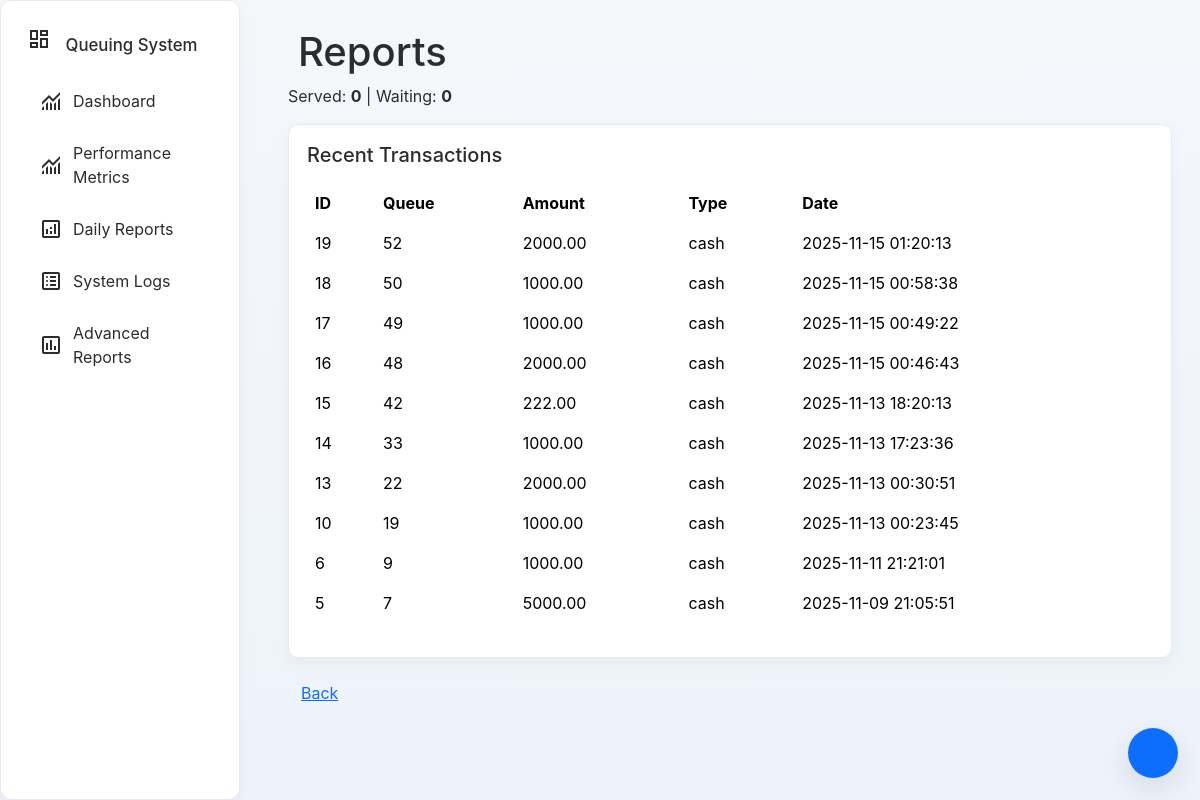
The app's page /staff-management/cashier/reports.php (signed in) with its own data.
### tables this page shows
CREATE TABLE `transactions` (
  `transaction_id` int(11) NOT NULL,
  `queue_id` int(11) NOT NULL,
  `amount` decimal(10,2) NOT NULL,
  `payment_type` enum('cash','card','digital') NOT NULL,
  `date_paid` datetime DEFAULT current_timestamp(),
  `cashier_id` int(11) NOT NULL,
  `status` enum('completed','voided') NOT NULL DEFAULT 'completed'
);

### api/staff-api/cashier/reports-b.php (called while the page is built, shortened)
<?php
require_once __DIR__ . "/../../db/config.php";
$transactions = $conn->query("
    SELECT * FROM transactions
    ORDER BY date_paid DESC
    LIMIT 10
")->fetchAll(PDO::FETCH_ASSOC);
$servedCount = $conn->query("
    SELECT COUNT(*) as count FROM queue
    WHERE status = 'served' AND DATE(time_in) = CURDATE()
")->fetch(PDO::FETCH_ASSOC)['count'];
$waitingCount = $conn->query("
    SELECT COUNT(*) as count FROM queue
    WHERE status = 'waiting' AND DATE(time_in) = CURDATE()
")->fetch(PDO::FETCH_ASSOC)['count'];
?>

### staff-management/cashier/reports.php (the view, shortened to what this page needs)
<?php
require_once "../../api/staff-api/cashier/reports-b.php"
?>
<!doctype html>
<html>
<head>
<link href="https://cdn.jsdelivr.net/npm/bootstrap@5.3.8/dist/css/bootstrap.min.css" rel="stylesheet">
<link rel="stylesheet" href="../../css/common.css">
<link rel="stylesheet" href="../../css/reports.css">
</head>
<body>
<?php include '../../includes/sidebar.php'; ?>
<button class="dark-toggle" title="Toggle dark mode"><i class="bi bi-moon-stars"></i></button>
<div class="main-content">
  <h1><i class="bi bi-bar-chart nav-icon"></i> Reports</h1>
  <p>Served: <strong><?= $servedCount ?></strong> | Waiting: <strong><?= $waitingCount ?></strong></p>
  <div class="reports-table card">
    <h5 class="mb-3">Recent Transactions</h5>
    <table class="table table-borderless">
      <thead><tr><th>ID</th><th>Queue</th><th>Amount</th><th>Type</th><th>Date</th></tr></thead>
      <tbody>
      <?php foreach ($transactions as $t): ?>
        <tr>
          <td><?= $t['transaction_id'] ?></td>
          <td><?= $t['queue_id'] ?></td>
          <td><?= $t['amount'] ?></td>
          <td><?= $t['payment_type'] ?></td>
          <td><?= $t['date_paid'] ?></td>
        </tr>
      <?php endforeach; ?>
      </tbody>
    </table>
  </div>
  <p class="mt-3"><a href="dashboard.php" class="btn btn-link">Back</a></p>
</div>
</body>
</html>

### includes/sidebar.php (shortened to what this page needs)
<div class="sidebar fade-in">
    <h4 class="mb-4 sidebar-title">
        <span class="material-symbols-outlined nav-icon">dashboard</span>
        Queuing System
    </h4>
    <a class="sidebar-link" href="/eduqueue-main/staff-management/admin/admin_dashboard.php">
        <span class="material-symbols-outlined nav-icon">monitoring</span>
        Dashboard
    </a>
    <a class="sidebar-link" href="/eduqueue-main/includes/metrics_dashboard.php">
        <span class="material-symbols-outlined nav-icon">monitoring</span>
        Performance Metrics
    </a>
    <a class="sidebar-link" href="/eduqueue-main/includes/reports.php">
        <span class="material-symbols-outlined nav-icon">analytics</span>
        Daily Reports
    </a>
    <a class="sidebar-link" href="/eduqueue-main/includes/system_logs.php">
        <span class="material-symbols-outlined nav-icon">list_alt</span>
        System Logs
    </a>
    <a class="sidebar-link" href="/eduqueue-main/includes/reports.php">
        <span class="material-symbols-outlined nav-icon">assessment</span>
        Advanced Reports
    </a>
</div>

### css/common.css (style rules this page uses)
:root { --bg: #f4f7fa; --card-bg: #ffffff; --text: #2c2c2c; --accent: #0d6efd; --muted: #6c757d; --border: #e6e9ee; }
body { background: linear-gradient(180deg, var(--bg), #eef3fb); color: var(--text); font-family: "Inter", system-ui, -apple-system, "Segoe UI", Roboto, "Helvetica Neue", Arial; transition: background 0.35s ease, color 0.35s ease; min-height: 100vh; }
.card, .sidebar, .student-box, .login-container { background: var(--card-bg) !important; color: var(--text) !important; border: 1px solid var(--border); border-radius: 12px; box-shadow: 0 6px 18px rgba(14,30,37,0.04); }
.fade-in { animation: fadeIn 0.45s ease both; }
.sidebar { width: 240px; height: 100vh; position: fixed; left: 0; top: 0; padding: 26px; border-right: 1px solid var(--border); }
.sidebar h4 { font-size: 1.05rem; margin-bottom: 14px; }
.sidebar a { display:flex; align-items:center; padding: 10px 12px; margin-bottom:8px; color: var(--text); text-decoration: none; border-radius: 8px; transition: 0.18s; }
.nav-icon { margin-right:10px; font-size:1.05rem; }
.main-content { margin-left: 260px; padding: 28px; }
.dark-toggle { position: fixed; right: 22px; bottom: 22px; background: var(--accent); color:white; border: none; width:50px; height:50px; border-radius:50%; display:flex; align-items:center; justify-content:center; box-shadow: 0 10px 30px rgba(11,22,40,0.12); cursor:pointer; transition: transform .18s ease; }

### css/reports.css (style rules this page uses)
.reports-table { padding:18px; border-radius:10px; }
.reports-table th { text-align:left; }

### records on screen
transactions: transaction_id "19", queue "52", amount "2000.00", payment_type "cash", date_paid "2025-11-15 01:20:13"
transactions: transaction_id "18", queue "50", amount "1000.00", payment_type "cash", date_paid "2025-11-15 00:58:38"
transactions: transaction_id "17", queue "49", amount "1000.00", payment_type "cash", date_paid "2025-11-15 00:49:22"
transactions: transaction_id "16", queue "48", amount "2000.00", payment_type "cash", date_paid "2025-11-15 00:46:43"
transactions: transaction_id "15", queue "42", amount "222.00", payment_type "cash", date_paid "2025-11-13 18:20:13"
transactions: transaction_id "14", queue "33", amount "1000.00", payment_type "cash", date_paid "2025-11-13 17:23:36"
transactions: transaction_id "13", queue "22", amount "2000.00", payment_type "cash", date_paid "2025-11-13 00:30:51"
transactions: transaction_id "10", queue "19", amount "1000.00", payment_type "cash", date_paid "2025-11-13 00:23:45"
transactions: transaction_id "6", queue "9", amount "1000.00", payment_type "cash", date_paid "2025-11-11 21:21:01"
transactions: transaction_id "5", queue "7", amount "5000.00", payment_type "cash", date_paid "2025-11-09 21:05:51"

### other values on screen
$servedCount "0"
$waitingCount "0"
